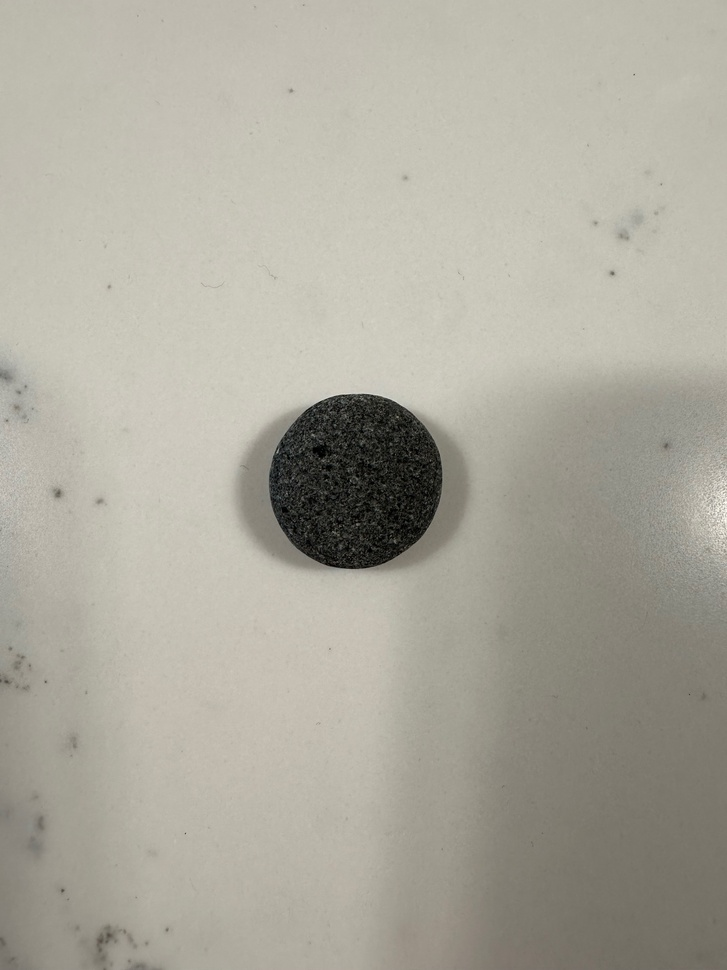
#> input picture ruby_beach.jpeg, 727 x 970 px, shrunk from 3024 x 4032 before the run
$ python circularity.py
#> lines starting #> are read from the running program, lines starting #| are printed output that depends on the picture; after the words box and inside, x2 and y2 are one past the last pixel; in counts of white or black regions, pixels touching at a corner belong together
### utils.py
import cv2
import numpy as np

def image_step(image):
    # Display the image in the window.
    cv2.imshow('Image', image)
    # Wait for a key press
    cv2.waitKey(0)

def find_centroid(binary_image, display_image):
    """
    """
    contour, _ = cv2.findContours(binary_image, cv2.RETR_TREE, cv2.CHAIN_APPROX_NONE)
    M = cv2.moments(contour[0])
    cx = int(M['m10']/M['m00'])
    cy = int(M['m01']/M['m00'])
    print(f'Centroid of shape:\n\timage x: {cx}\n\timage y: {cy}')

    # Draw the centroid on the display image.
    cv2.circle(display_image, (cx, cy), 3, (0, 255, 0), -1)

    # Draw centroid coordinates on the display image.
    cv2.putText(display_image, f'centroid: ({cx}, {cy})', (cx+10, cy+10), cv2.FONT_HERSHEY_PLAIN, 0.75, (0, 255, 0), 1, lineType=cv2.LINE_AA)

    return (cx, cy), display_image

# [46 lines left out: function find_mean_circle, not called in this run]

def find_inner_circle(binary_image, display_image, centroid):
    """
    """
    # Find the inner circle.
    inner_found = False
    inner_size = 0

    while inner_found == False and inner_size < binary_image.shape[0]//2:

        # Increment circle size.
        inner_size += 1

        # Create an empty binary image to store the inner circle.
        inner = np.zeros(binary_image.shape, np.uint8)

        # Draw the inner circle on the binary image.
        cv2.circle(inner, centroid, inner_size, (255, 255, 255), -1)

        # Find the contours of the inner circle.
        inner_contour, _ = cv2.findContours(inner, cv2.RETR_TREE, cv2.CHAIN_APPROX_NONE)

        # Create a mask of the inner circle pixels.
        inner_mask = (inner == 255)

        # Check if inner circle is found.
        if 0 in binary_image[inner_mask]:
            print('Inner circle found:\n\tradius:', inner_size)
            inner_found = True

        # Draw the inner circle contours on a copy of the display image.
        display_copy = display_image.copy()
        cv2.drawContours(display_copy, inner_contour, -1, (0, 255, 0), 1)

        # Draw the inner circle size as text in the top left corner of the display image.
        cv2.putText(display_copy, f'inscribed circle radius: {inner_size}', (10, 20), cv2.FONT_HERSHEY_PLAIN, 1, (0, 0, 0), 1, lineType=cv2.LINE_AA)

        # Display the image in the window.
        cv2.imshow('Image', display_copy)

        # Close the window.
        cv2.waitKey(1)

    return inner_size, display_copy

# [43 lines left out: function find_outer_circle, not called in this run]

### circularity.py
import time
import cv2
import numpy as np

from utils import image_step, find_centroid, find_mean_circle, find_inner_circle, find_outer_circle

# Load an image from file
image = cv2.imread("ruby_beach.jpeg", cv2.IMREAD_GRAYSCALE)
#> image: shape (970, 727); min 0, max 254, mean 168.7

# Create a window to display the image
cv2.namedWindow('Image', cv2.WINDOW_AUTOSIZE)

image_step(image)

# Binary threshold.
_, thresh = cv2.threshold(image,90,255,cv2.THRESH_BINARY_INV)
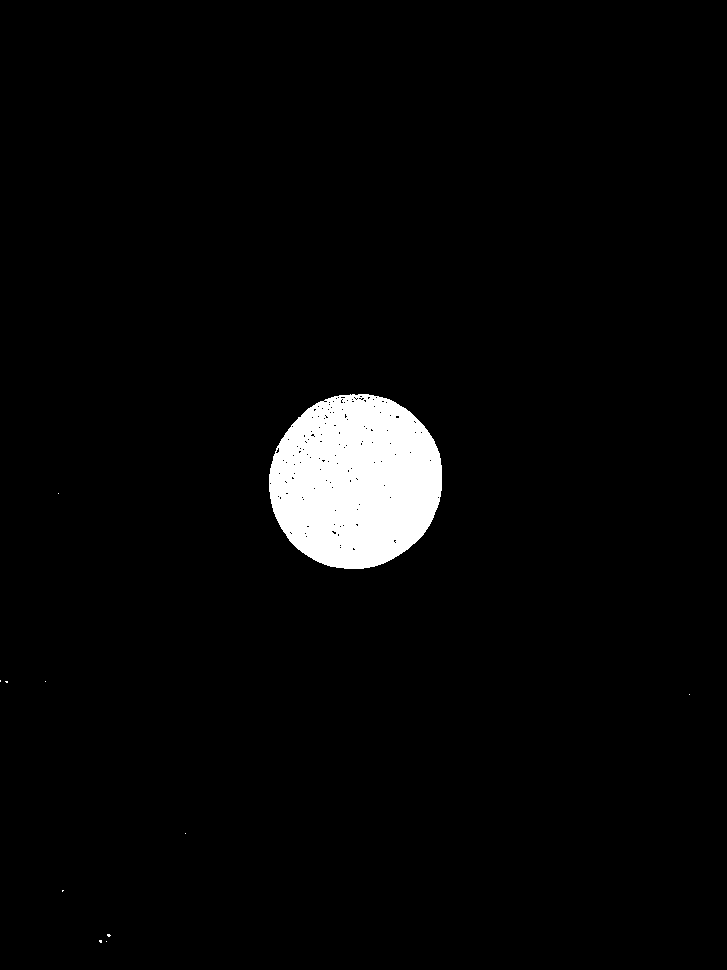
#> thresh: shape (970, 727); 3.4% white; 11 white regions (10 under 20 px), largest, box (x1, y1, x2, y2) and area: (269, 394, 442, 569) 23652

image_step(thresh)

# Close filter.
kernel = cv2.getStructuringElement(cv2.MORPH_ELLIPSE,(10,10))
closed = cv2.morphologyEx(thresh, cv2.MORPH_CLOSE, kernel, iterations=2)
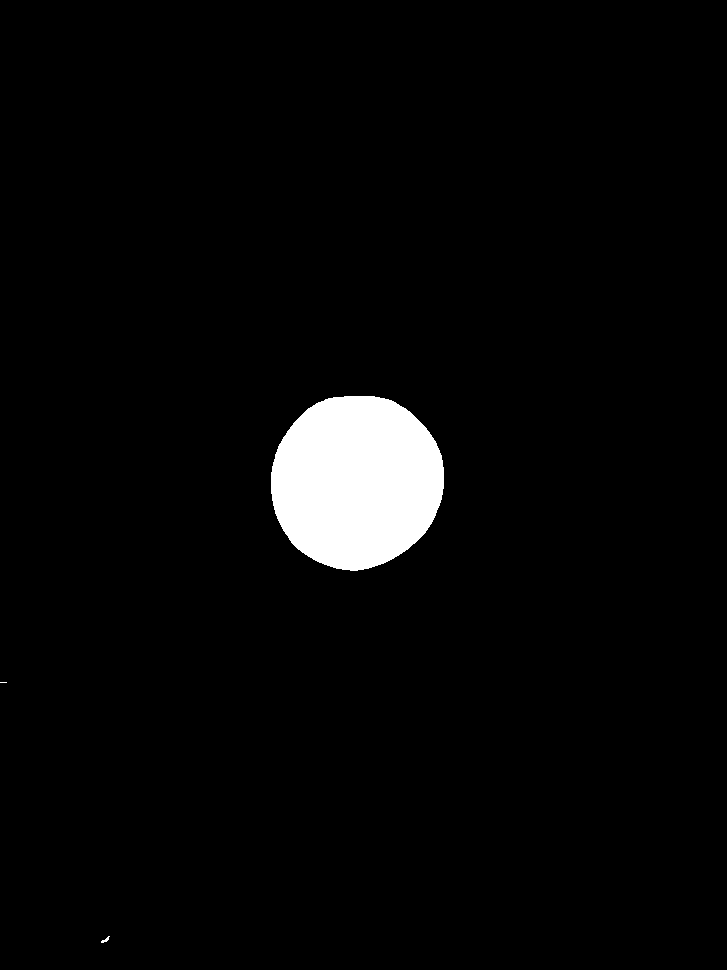
#> closed: shape (970, 727); 3.4% white; 3 white regions (1 under 20 px), largest, box (x1, y1, x2, y2) and area: (271, 396, 444, 571) 23834, (101, 936, 110, 943) 26

image_step(closed)

# Open filter.
kernel = cv2.getStructuringElement(cv2.MORPH_ELLIPSE,(25,25))
opened = cv2.morphologyEx(closed, cv2.MORPH_OPEN, kernel)
#> opened: shape (970, 727); 3.4% white; 1 white region

image_step(opened)

# Find a bounding box of the object.
contours, _ = cv2.findContours(opened, cv2.RETR_TREE, cv2.CHAIN_APPROX_NONE)
#> contours = 1 contour; box (x1, y1, x2, y2) and area: (271, 396, 444, 571) 23582
x, y, w, h = cv2.boundingRect(contours[0])
#> x = 271; y = 396; w = 173; h = 175

# Crop the image to the bounding box.
padding = 0.1
cropped = opened[y - int(padding*h):y + h + int(padding*h), x - int(padding*w):x + w + int(padding*w)]
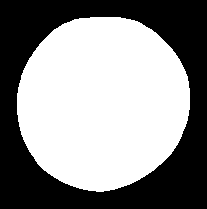
#> cropped: shape (209, 207); 55.1% white; 1 black region
image = image[y - int(padding*h):y + h + int(padding*h), x - int(padding*w):x + w + int(padding*w)]
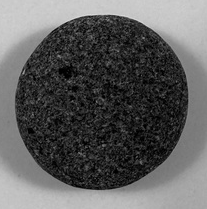
#> image: shape (209, 207); min 0, max 219, mean 94.4

image_step(cropped)

# Create a display image.
display = image.copy()
display = cv2.cvtColor(display, cv2.COLOR_GRAY2BGR)

centroid, display = find_centroid(cropped, display)
#> in find_centroid, `contour, _ = cv2.findContours(binary_image, cv2.RETR_TREE, cv2.CHAIN_A..`: contour = 1 contour; box (x1, y1, x2, y2) and area: (17, 17, 190, 192) 23582
#> in find_centroid, `M = cv2.moments(contour[0])`: M = moments, m00 23582, centre m10/m00, m01/m00 = (102.2, 102.4)
#> in find_centroid, `cx = int(M['m10']/M['m00'])`: cx = 102
#| Centroid of shape:
#| 	image x: 102
#| 	image y: 102
#> in find_centroid, `cv2.putText(display_image, f'centroid: ({cx}, {cy})', (cx+10, cy+10), ..`:
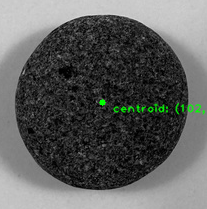
#> display_image: shape (209, 207, 3); mean B, G, R 94.1, 95.5, 94.1
#> centroid = (102, 102)
inner_radius, display = find_inner_circle(cropped, display, centroid)
#> in find_inner_circle, `cv2.circle(inner, centroid, inner_size, (255, 255, 255), -1)`:
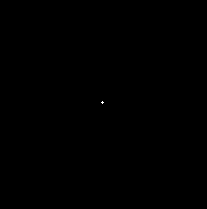
#> inner: shape (209, 207); 0.01% white in thin lines or dots, all inside (x1, y1, x2, y2) = (101, 101, 104, 104)
#> in find_inner_circle, `inner_contour, _ = cv2.findContours(inner, cv2.RETR_TREE, cv2.CHAIN_AP..`: inner_contour = [[[102, 101], [101, 102], [102, 103], [103, 102]]]
#> in find_inner_circle, `cv2.putText(display_copy, f'inscribed circle radius: {inner_size}', (1..`:
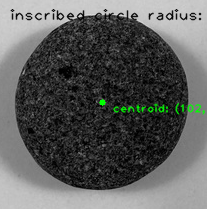
#> display_copy: shape (209, 207, 3); 2.3% of pixels changed, all inside (x1, y1, x2, y2) = (10, 9, 202, 21)
outer_radius, display = find_outer_circle(cropped, display, centroid)

# Computer radius error.
radius_error = inner_radius / outer_radius
print(f'ISO roundness:\n\t{radius_error:.4f}')

# Draw error as text in the top left corner of the display image.
cv2.putText(display, f'ISO roundness: {radius_error:.4f}', (10, 80), cv2.FONT_HERSHEY_PLAIN, 1, (0, 0, 0), 1, lineType=cv2.LINE_AA)

image_step(display)

cv2.destroyAllWindows()

$ run again, with unknown.jpeg copied over ruby_beach.jpeg
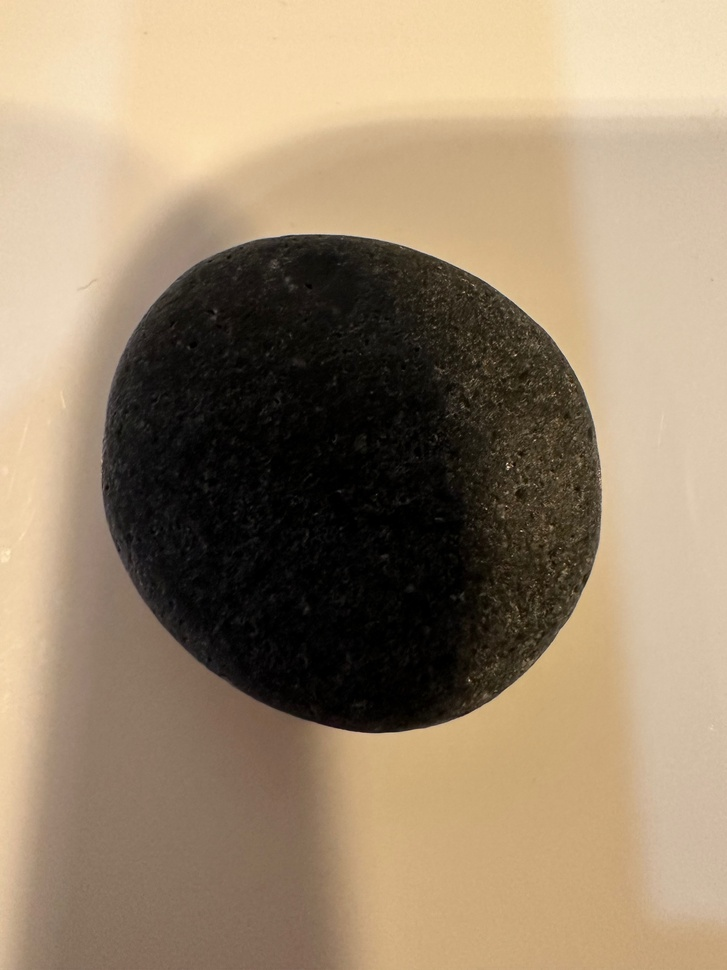
#> input picture unknown.jpeg, 727 x 970 px, shrunk from 3024 x 4032 before the run
#> `_, thresh = cv2.threshold(image,90,255,cv2.THRESH_BINARY_INV)`:
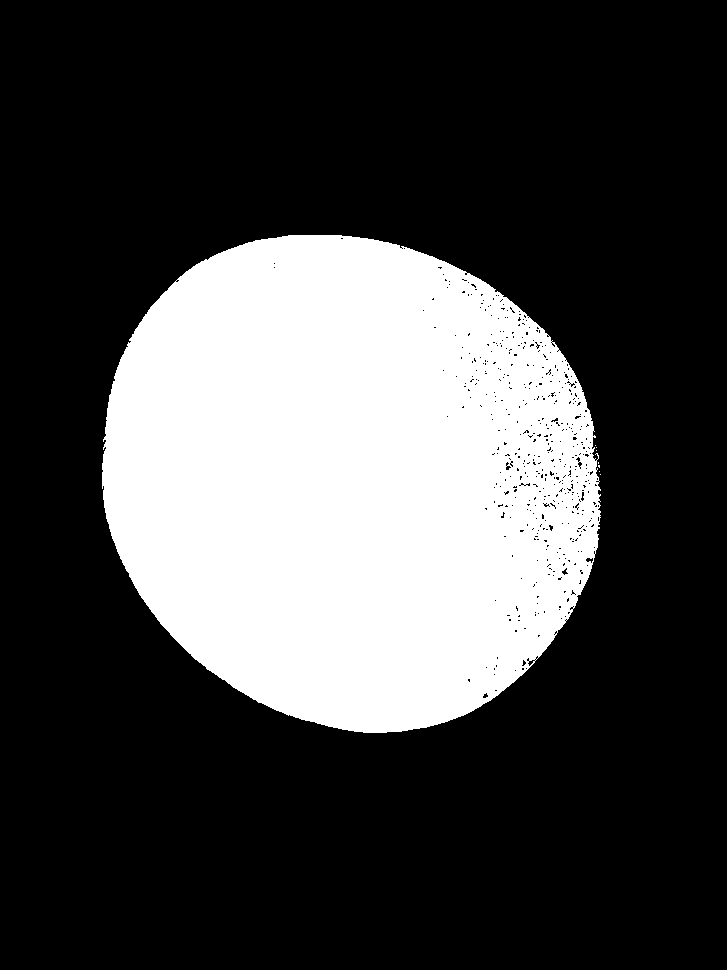
#> thresh: shape (970, 727); 27.6% white; 8 white regions (7 under 20 px), largest, box (x1, y1, x2, y2) and area: (102, 235, 601, 733) 194396
#> closed: shape (970, 727); 27.8% white; 1 white region, box (x1, y1, x2, y2) and area: (104, 237, 603, 735) 196030
#> opened: shape (970, 727); 27.8% white; 1 white region
#> contours = 1 contour; box (x1, y1, x2, y2) and area: (104, 237, 603, 735) 195294
#> x = 104; y = 237; w = 499; h = 498
#> cropped: shape (596, 597); 55.1% white; 1 black region
#> contour = 1 contour; box (x1, y1, x2, y2) and area: (49, 49, 548, 547) 195294
#> M = moments, m00 195294, centre m10/m00, m01/m00 = (296.9, 292.2)
#> cx = 296
#> cy = 292
#| Centroid of shape:
#| 	image x: 296
#| 	image y: 292
#> centroid = (296, 292)
#> inner: shape (596, 597); 0% white in thin lines or dots, all inside (x1, y1, x2, y2) = (295, 291, 298, 294)
#> inner_contour = [[[296, 291], [295, 292], [296, 293], [297, 292]]]
#> in find_inner_circle, `cv2.putText(display_copy, f'inscribed circle radius: {inner_size}', (1..`:
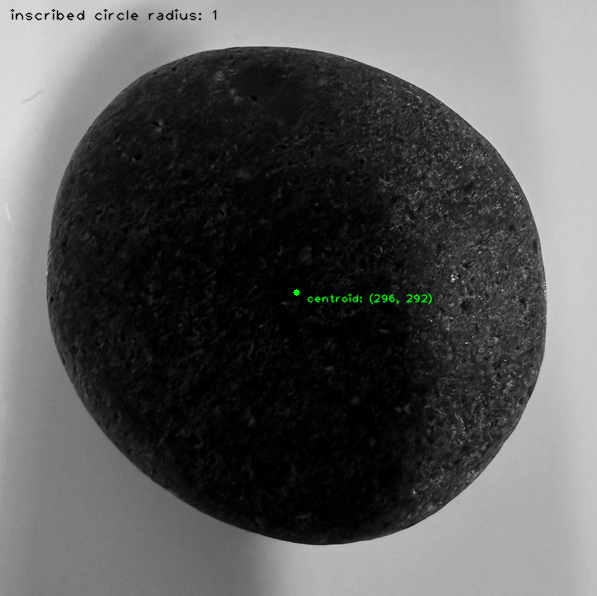
#> display_copy: shape (596, 597, 3); mean B, G, R 87.4, 87.7, 87.4
